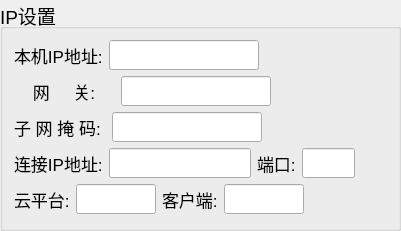
  <widget class="QGroupBox" name="IpSetBox">
   <property name="geometry">
    <rect>
     <x>80</x>
     <y>270</y>
     <width>401</width>
     <height>231</height>
    </rect>
   </property>
   <property name="font">
    <font>
     <pointsize>14</pointsize>
    </font>
   </property>
   <property name="title">
    <string>IP设置</string>
   </property>
   <layout class="QVBoxLayout" name="verticalLayout_3">
    <item>
     <layout class="QHBoxLayout" name="horizontalLayout">
      <item>
       <widget class="QLabel" name="label_myip">
        <property name="maximumSize">
         <size>
          <width>16777215</width>
          <height>30</height>
         </size>
        </property>
        <property name="font">
         <font>
          <pointsize>13</pointsize>
         </font>
        </property>
        <property name="text">
         <string>本机IP地址:</string>
        </property>
       </widget>
      </item>
      <item>
       <widget class="QLineEdit" name="m_myip">
        <property name="sizePolicy">
         <sizepolicy hsizetype="Expanding" vsizetype="Preferred">
          <horstretch>0</horstretch>
          <verstretch>0</verstretch>
         </sizepolicy>
        </property>
        <property name="minimumSize">
         <size>
          <width>0</width>
          <height>30</height>
         </size>
        </property>
        <property name="maximumSize">
         <size>
          <width>150</width>
          <height>30</height>
         </size>
        </property>
        <property name="font">
         <font>
          <pointsize>13</pointsize>
         </font>
        </property>
        <property name="echoMode">
         <enum>QLineEdit::Normal</enum>
        </property>
       </widget>
      </item>
      <item>
       <spacer name="horizontalSpacer_6">
        <property name="orientation">
         <enum>Qt::Horizontal</enum>
        </property>
        <property name="sizeHint" stdset="0">
         <size>
          <width>40</width>
          <height>30</height>
         </size>
        </property>
       </spacer>
      </item>
     </layout>
    </item>
    <item>
     <layout class="QHBoxLayout" name="horizontalLayout_15">
      <item>
       <widget class="QLabel" name="label_gateway">
        <property name="minimumSize">
         <size>
          <width>0</width>
          <height>30</height>
         </size>
        </property>
        <property name="maximumSize">
         <size>
          <width>16777215</width>
          <height>30</height>
         </size>
        </property>
        <property name="font">
         <font>
          <pointsize>13</pointsize>
         </font>
        </property>
        <property name="text">
         <string>    网     关:    </string>
        </property>
       </widget>
      </item>
      <item>
       <widget class="QLineEdit" name="m_gateway">
        <property name="sizePolicy">
         <sizepolicy hsizetype="Expanding" vsizetype="Preferred">
          <horstretch>0</horstretch>
          <verstretch>0</verstretch>
         </sizepolicy>
        </property>
        <property name="minimumSize">
         <size>
          <width>0</width>
          <height>30</height>
         </size>
        </property>
        <property name="maximumSize">
         <size>
          <width>150</width>
          <height>30</height>
         </size>
        </property>
        <property name="font">
         <font>
          <pointsize>13</pointsize>
         </font>
        </property>
        <property name="echoMode">
         <enum>QLineEdit::Normal</enum>
        </property>
       </widget>
      </item>
      <item>
       <spacer name="horizontalSpacer_5">
        <property name="orientation">
         <enum>Qt::Horizontal</enum>
        </property>
        <property name="sizeHint" stdset="0">
         <size>
          <width>40</width>
          <height>30</height>
         </size>
        </property>
       </spacer>
      </item>
     </layout>
    </item>
    <item>
     <layout class="QHBoxLayout" name="horizontalLayout_4">
      <item>
       <widget class="QLabel" name="label_subnetMask">
        <property name="maximumSize">
         <size>
          <width>16777215</width>
          <height>30</height>
         </size>
        </property>
        <property name="font">
         <font>
          <pointsize>13</pointsize>
         </font>
        </property>
        <property name="text">
         <string>子 网 掩 码: </string>
        </property>
       </widget>
      </item>
      <item>
       <widget class="QLineEdit" name="m_subnetMask">
        <property name="sizePolicy">
         <sizepolicy hsizetype="Expanding" vsizetype="Preferred">
          <horstretch>0</horstretch>
          <verstretch>0</verstretch>
         </sizepolicy>
        </property>
        <property name="minimumSize">
         <size>
          <width>0</width>
          <height>30</height>
         </size>
        </property>
        <property name="maximumSize">
         <size>
          <width>150</width>
          <height>30</height>
         </size>
        </property>
        <property name="font">
         <font>
          <pointsize>13</pointsize>
         </font>
        </property>
        <property name="echoMode">
         <enum>QLineEdit::Normal</enum>
        </property>
       </widget>
      </item>
      <item>
       <spacer name="horizontalSpacer">
        <property name="orientation">
         <enum>Qt::Horizontal</enum>
        </property>
        <property name="sizeHint" stdset="0">
         <size>
          <width>40</width>
          <height>30</height>
         </size>
        </property>
       </spacer>
      </item>
     </layout>
    </item>
    <item>
     <layout class="QHBoxLayout" name="horizontalLayout_5">
      <item>
       <widget class="QLabel" name="label_Hostip">
        <property name="maximumSize">
         <size>
          <width>16777215</width>
          <height>30</height>
         </size>
        </property>
        <property name="font">
         <font>
          <pointsize>13</pointsize>
         </font>
        </property>
        <property name="text">
         <string>连接IP地址:</string>
        </property>
       </widget>
      </item>
      <item>
       <widget class="QLineEdit" name="m_hostip">
        <property name="sizePolicy">
         <sizepolicy hsizetype="Expanding" vsizetype="Preferred">
          <horstretch>0</horstretch>
          <verstretch>0</verstretch>
         </sizepolicy>
        </property>
        <property name="minimumSize">
         <size>
          <width>0</width>
          <height>30</height>
         </size>
        </property>
        <property name="maximumSize">
         <size>
          <width>150</width>
          <height>30</height>
         </size>
        </property>
        <property name="font">
         <font>
          <pointsize>13</pointsize>
         </font>
        </property>
        <property name="echoMode">
         <enum>QLineEdit::Normal</enum>
        </property>
       </widget>
      </item>
      <item>
       <widget class="QLabel" name="label_com">
        <property name="maximumSize">
         <size>
          <width>16777215</width>
          <height>30</height>
         </size>
        </property>
        <property name="font">
         <font>
          <pointsize>13</pointsize>
         </font>
        </property>
        <property name="text">
         <string>端口:</string>
        </property>
       </widget>
      </item>
      <item>
       <widget class="QLineEdit" name="m_com">
        <property name="sizePolicy">
         <sizepolicy hsizetype="Expanding" vsizetype="Preferred">
          <horstretch>0</horstretch>
          <verstretch>0</verstretch>
         </sizepolicy>
        </property>
        <property name="minimumSize">
         <size>
          <width>0</width>
          <height>30</height>
         </size>
        </property>
        <property name="maximumSize">
         <size>
          <width>60</width>
          <height>30</height>
         </size>
        </property>
        <property name="font">
         <font>
          <pointsize>13</pointsize>
         </font>
        </property>
        <property name="echoMode">
         <enum>QLineEdit::Normal</enum>
        </property>
       </widget>
      </item>
      <item>
       <spacer name="horizontalSpacer_7">
        <property name="orientation">
         <enum>Qt::Horizontal</enum>
        </property>
        <property name="sizeHint" stdset="0">
         <size>
          <width>40</width>
          <height>30</height>
         </size>
        </property>
       </spacer>
      </item>
     </layout>
    </item>
    <item>
     <layout class="QHBoxLayout" name="horizontalLayout_6">
      <item>
       <widget class="QLabel" name="label_cloudStatus">
        <property name="maximumSize">
         <size>
          <width>16777215</width>
          <height>30</height>
         </size>
        </property>
        <property name="font">
         <font>
          <pointsize>13</pointsize>
         </font>
        </property>
        <property name="text">
         <string>云平台:</string>
        </property>
       </widget>
      </item>
      <item>
       <widget class="QLineEdit" name="m_cloudStatus">
        <property name="sizePolicy">
         <sizepolicy hsizetype="Expanding" vsizetype="Preferred">
          <horstretch>0</horstretch>
          <verstretch>0</verstretch>
         </sizepolicy>
        </property>
        <property name="minimumSize">
         <size>
          <width>0</width>
          <height>30</height>
         </size>
        </property>
        <property name="maximumSize">
         <size>
          <width>80</width>
          <height>30</height>
         </size>
        </property>
        <property name="font">
         <font>
          <pointsize>13</pointsize>
         </font>
        </property>
        <property name="echoMode">
         <enum>QLineEdit::Normal</enum>
        </property>
        <property name="readOnly">
         <bool>true</bool>
        </property>
       </widget>
      </item>
      <item>
       <widget class="QLabel" name="label_masterStatus">
        <property name="minimumSize">
         <size>
          <width>0</width>
          <height>30</height>
         </size>
        </property>
        <property name="maximumSize">
         <size>
          <width>16777215</width>
          <height>30</height>
         </size>
        </property>
        <property name="font">
         <font>
          <pointsize>13</pointsize>
         </font>
        </property>
        <property name="text">
         <string>客户端:</string>
        </property>
       </widget>
      </item>
      <item>
       <widget class="QLineEdit" name="m_masterStatus">
        <property name="sizePolicy">
         <sizepolicy hsizetype="Expanding" vsizetype="Preferred">
          <horstretch>0</horstretch>
          <verstretch>0</verstretch>
         </sizepolicy>
        </property>
        <property name="minimumSize">
         <size>
          <width>0</width>
          <height>30</height>
         </size>
        </property>
        <property name="maximumSize">
         <size>
          <width>80</width>
          <height>30</height>
         </size>
        </property>
        <property name="font">
         <font>
          <pointsize>13</pointsize>
         </font>
        </property>
        <property name="echoMode">
         <enum>QLineEdit::Normal</enum>
        </property>
        <property name="readOnly">
         <bool>true</bool>
        </property>
       </widget>
      </item>
      <item>
       <spacer name="horizontalSpacer_2">
        <property name="orientation">
         <enum>Qt::Horizontal</enum>
        </property>
        <property name="sizeHint" stdset="0">
         <size>
          <width>13</width>
          <height>30</height>
         </size>
        </property>
       </spacer>
      </item>
     </layout>
    </item>
   </layout>
   <zorder>horizontalSpacer_5</zorder>
   <zorder>horizontalSpacer_6</zorder>
   <zorder>label_Hostip</zorder>
   <zorder>horizontalSpacer_7</zorder>
  </widget>
